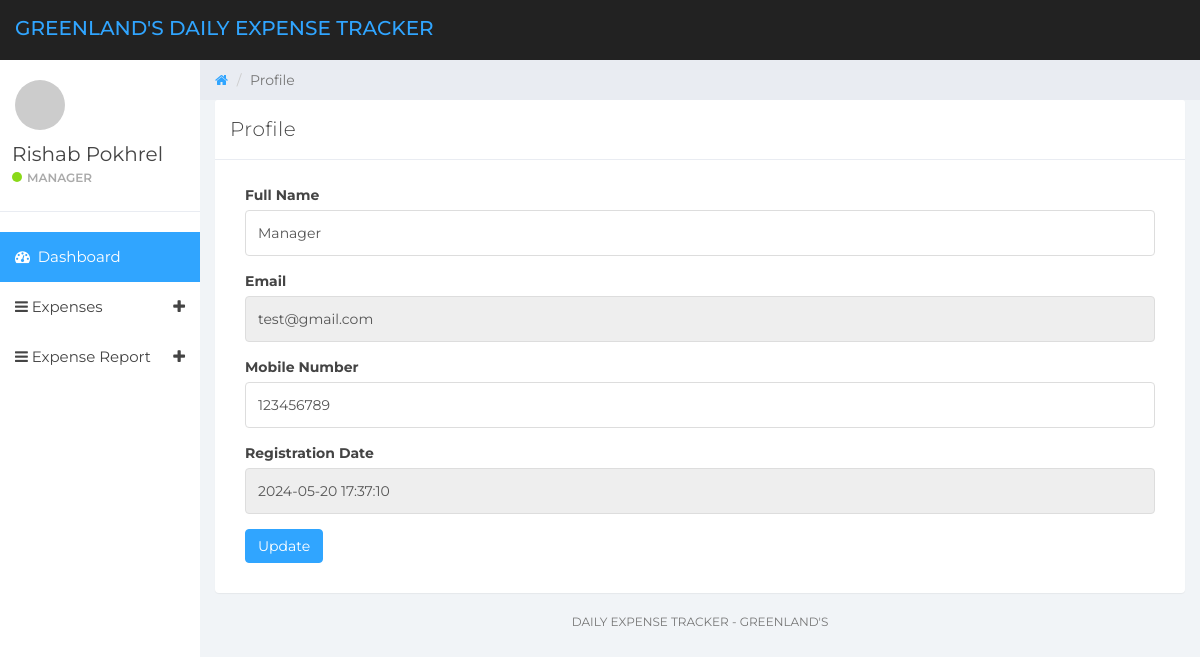
The app's page /expense/user-profile.php (signed in) with its own data.
### tables this page shows
CREATE TABLE `staffs` (
  `staff_id` int(11) NOT NULL,
  `staff_name` varchar(255) DEFAULT NULL,
  `role` varchar(255) DEFAULT NULL,
  `account_id` int(11) DEFAULT NULL
);

CREATE TABLE `tbluser` (
  `ID` int(10) NOT NULL,
  `FullName` varchar(150) DEFAULT NULL,
  `Email` varchar(200) DEFAULT NULL,
  `MobileNumber` bigint(10) DEFAULT NULL,
  `Password` varchar(200) DEFAULT NULL,
  `RegDate` timestamp NOT NULL DEFAULT current_timestamp()
);

### expense/user-profile.php (the view, shortened to what this page needs)
<?php
if (strlen($_SESSION['detsuid']==0)) {
  header('location:logout.php');
  } else{
  ?>
<!DOCTYPE html>
<html>
<head>
	<link href="css/bootstrap.min.css" rel="stylesheet">
	<link href="css/font-awesome.min.css" rel="stylesheet">
	<link href="css/datepicker3.css" rel="stylesheet">
	<link href="css/styles.css" rel="stylesheet">
</head>
<body>
	<?php include_once('includes/header.php');?>
	<?php include_once('includes/sidebar.php');?>
	<div class="col-sm-9 col-sm-offset-3 col-lg-10 col-lg-offset-2 main">
		<div class="row">
			<ol class="breadcrumb">
				<li><a href="#">
					<em class="fa fa-home"></em>
				</a></li>
				<li class="active">Profile</li>
			</ol>
		</div>
		<div class="row">
			<div class="col-lg-12">
				<div class="panel panel-default">
					<div class="panel-heading">Profile</div>
					<div class="panel-body">
						<div class="col-md-12">
							 <?php
$userid=$_SESSION['detsuid'];
$ret=mysqli_query($con,"select * from tbluser where ID='$userid'");
while ($row=mysqli_fetch_array($ret)) {
?>
							<form role="form" method="post" action="">
								<div class="form-group">
									<label>Full Name</label>
									<input class="form-control" type="text" value="<?php  echo $row['FullName'];?>" name="fullname" required="true">
								</div>
								<div class="form-group">
									<label>Email</label>
<input type="email" class="form-control" name="email" value="<?php  echo $row['Email'];?>" required="true" readonly="true">
								</div>
								<div class="form-group">
									<label>Mobile Number</label>
									<input class="form-control" type="text" value="<?php  echo $row['MobileNumber'];?>" required="true" name="contactnumber" maxlength="10">
								</div>
								<div class="form-group">
									<label>Registration Date</label>
									<input class="form-control" name="regdate" type="text" value="<?php  echo $row['RegDate'];?>" readonly="true">
								</div>
								<div class="form-group has-success">
									<button type="submit" class="btn btn-primary" name="submit">Update</button>
								</div>
								</div>
								<?php } ?>
						</div>
					</div>
				</div>
			</div>
			<?php include_once('includes/footer.php');?>
		</div>
</body>
</html>
<?php }  ?>

### expense/includes/sidebar.php (shortened to what this page needs)
<?php
include('includes/dbconnection.php');
?>
<div id="sidebar-collapse" class="col-sm-3 col-lg-2 sidebar">
    <div class="profile-sidebar">
        <div class="profile-userpic">
            <img src="http://placehold.it/50/30a5ff/fff" class="img-responsive" alt="">
        </div>
        <div class="profile-usertitle">
            <?php
            $uid = $_SESSION['detsuid'];
            $ret = mysqli_query($con, "select * from staffs where staff_id='$uid'");
            $row = mysqli_fetch_array($ret);
            $name = $row['staff_name'];
            $role = $row['role'];
            ?>
            <div class="profile-usertitle-name"><?php echo $name; ?></div>
            <div class="profile-usertitle-status"><span class="indicator label-success"></span><?php echo $role ?></div>
        </div>
    </div>
    <ul class="nav menu">
        <li class="active"><a href="dashboard.php"><em class="fa fa-dashboard">&nbsp;</em> Dashboard</a></li>
        <li class="parent "><a data-toggle="collapse" href="#sub-item-1">
                <em class="fa fa-navicon">&nbsp;</em>Expenses <span data-toggle="collapse" href="#sub-item-1" class="icon pull-right"><em class="fa fa-plus"></em></span>
            </a>
        </li>
        <li class="parent "><a data-toggle="collapse" href="#sub-item-2">
                <em class="fa fa-navicon">&nbsp;</em>Expense Report <span data-toggle="collapse" href="#sub-item-1" class="icon pull-right"><em class="fa fa-plus"></em></span>
            </a>
        </li>
    </ul>
</div>

### expense/css/styles.css (style rules this page uses)
body { background: #f1f4f7; padding-top: 60px; font-size: 14px; color: #444444; font-family: "Montserrat", "Helvetica Neue", Helvetica, Arial, sans-serif; }
a, a:hover, a:focus { color: #30a5ff; }
input.form-control { border: 1px solid #ddd; box-shadow: none; height: 46px; }
.btn-primary, .btn-primary:hover, .btn-primary:focus, .btn-primary:active, .btn-primary.active, .open > .dropdown-toggle.btn-primary, .btn-primary.disabled, .btn-primary[disabled], fieldset[disabled] .btn-primary, .btn-primary.disabled:hover, .btn-primary[disabled]:hover, fieldset[disabled] .btn-primary:hover, .btn-primary.disabled:focus, .btn-primary[disabled]:focus, fieldset[disabled] .btn-primary:focus, .btn-primary.disabled:active, .btn-primary[disabled]:active, fieldset[disabled] .btn-primary:active, .btn-primary.disabled.active, .btn-primary[disabled].active, fieldset[disabled] .btn-primary.active { background-color: #30a5ff; border-color: #30a5ff; }
.label-success { background-color: #8ad919; }
.panel { border: 0; }
.panel-heading { font-size: 20px; font-weight: 300; letter-spacing: 0.025em; height: 60px; line-height: 38px; }
.panel-default .panel-heading { background: #fff; border-bottom: 1px solid #e9ecf2; color: #444444; }
.sidebar { display: block; padding: 0; display: none; box-shadow: none; background: #fff; }
.sidebar ul { margin: 20px 0px; }
@media (min-width: 768px) { .sidebar { display: block; position: fixed; top: 60px; bottom: 0; left: 0; z-index: 1000; display: block; margin: 0; padding: 0; overflow-x: hidden; overflow-y: auto; } }
.sidebar ul.nav .active a, .sidebar ul.nav li.parent a.active, .sidebar ul.nav .active > a:hover, .sidebar ul.nav li.parent a.active:hover, .sidebar ul.nav .active > a:focus, .sidebar ul.nav li.parent a.active:focus { color: #fff; background-color: #30a5ff; }
.sidebar ul.nav li a { height: 50px; font-size: 15px; line-height: 2em; color: #444444; }
.profile-sidebar { padding: 10px 0; border-bottom: 1px solid #e9ecf2; }
.indicator { width: 10px; height: 10px; display: inline-block; border-radius: 9999px; margin-right: 5px; }
.profile-userpic img { float: left; margin: 10px 0px 0px 15px; width: 50px; height: 50px; border-radius: 9999px !important; }
.profile-usertitle { float: left; text-align: left; margin: 10px 0 0 12px; }
.profile-usertitle-name { font-size: 20px; margin-bottom: 0px; }
.profile-usertitle-status { text-transform: uppercase; color: #AAA; font-size: 12px; font-weight: 600; margin-bottom: 15px; }
.breadcrumb { border-radius: 0; padding: 10px 15px 10px 15px; background: #e9ecf2; margin: 0; }

### records on screen
staffs: staff_name "Rishab Pokhrel", role "MANAGER"
tbluser: fullname "Manager", email "test@gmail.com", contactnumber "123456789", regdate "2024-05-20 17:37:10"
